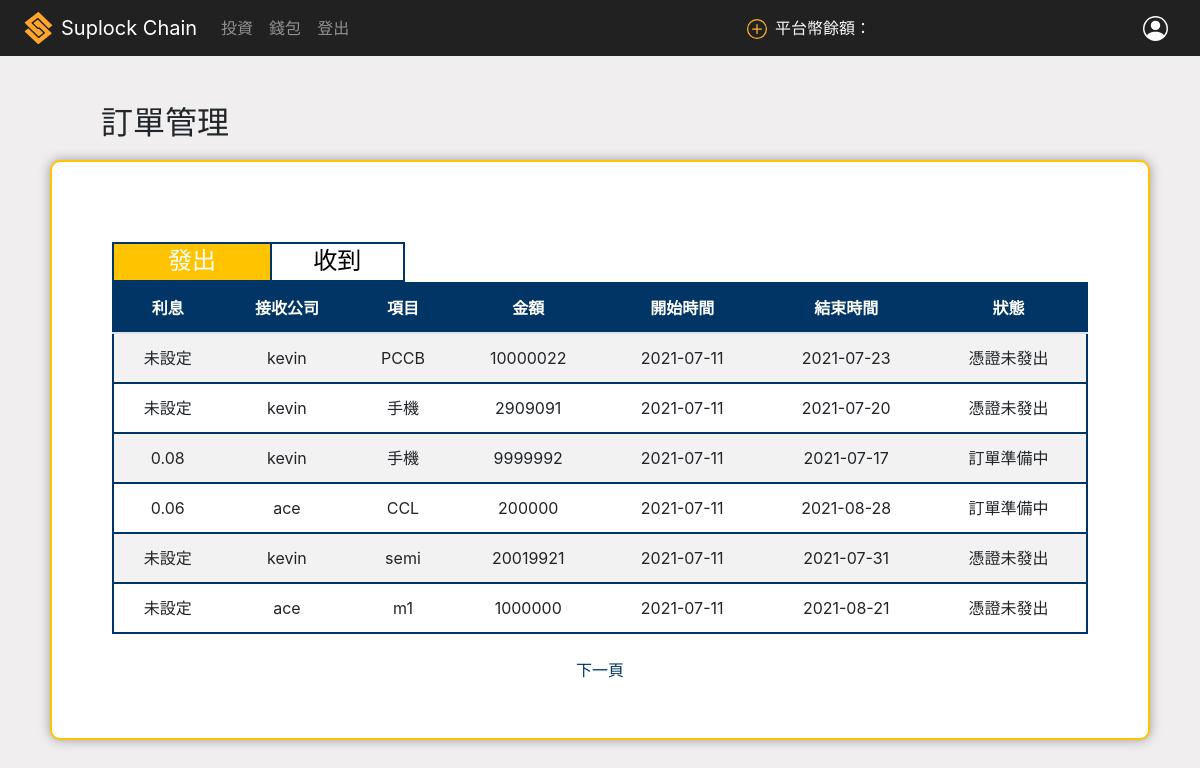
Page /company_orders/ (signed in) on the earlier database version.
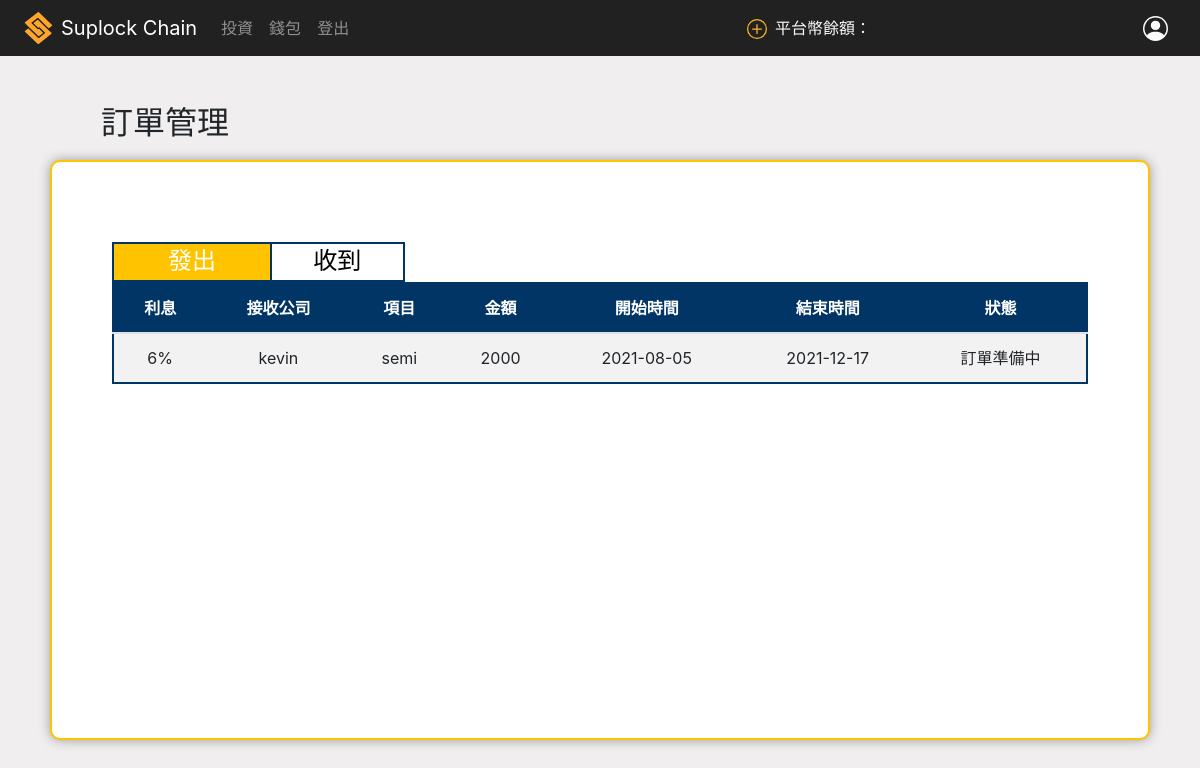
Same page on the later database version.
### core/models.py (models this page shows)
class Company_orders(models.Model):
    send_company = models.ForeignKey(Company,on_delete=models.CASCADE ,related_name='send_company') ## 一個發出Company 對多 orders
    receive_compamy = models.ForeignKey(Company,on_delete=models.CASCADE ,related_name='receive_comapny') ## 一個接收Company 對多 orders
    product  = models.CharField(max_length=40) ##訂單項目
    price = models.IntegerField(null=True, blank=True) ##訂單價格
    start_date = models.DateField(auto_now_add = True ,null=True) ## 發起時間
    end_date = models.DateField() ## 結束時間
    state = models.IntegerField(choices=STATE_CHOICES, default=1) ##狀態
    rate = models.IntegerField(choices=RATE_CHOICES, null=True,  blank=True) ##利息
    transactionHash = models.CharField(max_length=66, null=True, blank=True)
    quantity = models.IntegerField(null=True, blank = True) ##數量 onlyfor 驗證
    class_type = models.IntegerField(choices=CLASS_CHOICES_2000, null=True, blank=True) ##tokenB (應收, 訂單, 移轉, 貸款)

class Company(models.Model):
    user = models.OneToOneField(User, on_delete=models.CASCADE) ## user foriegn key
    uni_num = models.CharField(max_length=100) ##統一編號
    public_address = models.CharField(max_length=42) ##公鑰
    core = models.BooleanField() #是否為核心企業
    amount_a = models.DecimalField(max_digits=12, decimal_places=1, null=True) #核心企業token_A數量
    amount_865 = models.DecimalField(max_digits=12, decimal_places=0, null=True) #核心企業平台幣數量
    create_time = models.DateTimeField(auto_now_add= True) #進入時間
    contract_address = models.CharField(max_length=42,null=True,blank=True) ##合約地址
    company_type = models.CharField(max_length=42,null=True,blank=True) #行業別
    capital = models.DecimalField(max_digits=12, decimal_places=0, null=True) #資本額
    chairman = models.CharField(max_length=42,null=True,blank=True) #董事長
    company_location =  models.CharField(max_length=42,null=True,blank=True) #公司地址
    supervisor = models.CharField(max_length=42,null=True,blank=True) #登記機關
    establish_date = models.CharField(max_length=42,null=True,blank=True) #成立日期
    responsible_person = models.CharField(max_length=42,null=True,blank=True) #負責人
    image = models.ImageField(upload_to='static/image/', blank=True, null=True)  ##logo

### core/views.py (the view, shortened to what this page needs)
# urls.py: path('company_orders/',views.company_order.as_view(), name='company_orders'),
@method_decorator(login_required, name='dispatch')
class company_order(generic.ListView):
    model = Company_orders
    template_name = 'company_orders.html'
    context_object_name = 'orders'
    paginate_by = 6
    def get_queryset(self):
        user = self.request.user
        company = Company.objects.filter(user = user)[0]
        return  company.send_company.filter(Q(state = 1)|Q(state = 2)|Q(state = 3))
    def get_context_data(self, **kwargs):
        form = set_order_rate()
        company_addr_dict = {}
        rec_com_list = []
        context =  super(company_order,self).get_context_data(**kwargs)
        user = self.request.user
        company = Company.objects.filter(user = user)[0]
        all_company = company.send_company.all()
        for rec_com in all_company:
            rec_com_list.append(rec_com.receive_compamy)
        for c in rec_com_list:
            company_addr_dict[c.user.username] = c.public_address
        context['company_addr_dict'] = json.dumps(company_addr_dict)
        context['form'] = form
        return context

### core/forms.py
class set_order_rate(forms.Form):
    orders_id = forms.CharField()
    rec_company_name = forms.CharField()
    rec_com_address = forms.CharField()
    rate = forms.ChoiceField(choices = RATE_CHOICES ,widget = forms.Select ,required=True)

### core/templatetags/auth_extras.py (called while the page is built)
@register.filter(name='has_group')
def has_group(user, group_name):
    return user.groups.filter(name=group_name).exists()

### core/templates/company_orders.html (shortened to what this page needs)
<!DOCTYPE html>
<html lang="en">
<head>
    {% include 'nav_login.html' %}
    {% load static %}
    <link rel="stylesheet" href="{%static 'css/company_orders.css' %}">
</head>
<body>
<main class="main_content" id = 'fade_out'>
    <div class='content_title'>
        <h2>訂單管理</h2>
    </div>
    <div class="outer">
        <div class="table_above_tag">
            <div class='send_btn' id='clicked_1'>
                <h2 class="send_order" >發出</h2>
            </div>
            <a class='recieve_btn' id= 'clicked_2' href="{% url 'company_orders_rec' %}">
                <h2 class="send_order" >收到</h2>
            </a>
        </div>
        <div class="ordersTable" id="sendOrder">
            <table class="table table-striped">
                <thead>
                    <tr>
                        <th>利息</th>
                        <th>接收公司</th>
                        <th>項目</th>
                        <th>金額</th>
                        <th>開始時間</th>
                        <th>結束時間</th>
                        <th>狀態</th>
                    </tr>
                </thead>
                <tbody>
                    {% for order in orders %}
                    <tr name = 'make_id' onclick=" pop_set_rate()" >
                        {% if not order.state == 1  %}
                        <td name = 'percent'>{{ order.get_rate_display }}</td>
                        {% else %}
                        <td name = 'percent'>未設定</td>
                        {% endif %}
                        <td name= 'to_id' >{{order.receive_compamy.user}}</td>
                        <td >{{order.product}}</td>
                        <td>{{order.price}}</td>
                        <td>{{order.start_date|date:'Y-m-d'}}</td>
                        <td>{{order.end_date|date:'Y-m-d'}}</td>
                        <td name = 'state' >{{ order.get_state_display }}</td>
                    </tr>
                    {% endfor %}
                </tbody>
            </table>
            {% if is_paginated %}
            <div class='paginator'>
                {% if page_obj.has_next %}
                <a  href="?page={{ page_obj.next_page_number }}">下一頁</a>
                {% endif %}
            </div>
            {% endif %}
        </div>
    </div>
</main>
</body>
</html>

Differences in the rows shown:
removed Company_orders: shows "未設定", receive_compamy.user "kevin", product "PCCB", price "10000022", start_date "2021-07-11", end_date "2021-07-23", state "憑證未發出"
removed Company_orders: shows "未設定", receive_compamy.user "kevin", product "手機", price "2909091", start_date "2021-07-11", end_date "2021-07-20", state "憑證未發出"
removed Company_orders: rate "0.08", receive_compamy.user "kevin", product "手機", price "9999992", start_date "2021-07-11", end_date "2021-07-17", state "訂單準備中"
removed Company_orders: rate "0.06", receive_compamy.user "ace", product "CCL", price "200000", start_date "2021-07-11", end_date "2021-08-28", state "訂單準備中"
removed Company_orders: shows "未設定", receive_compamy.user "kevin", product "semi", price "20019921", start_date "2021-07-11", end_date "2021-07-31", state "憑證未發出"
removed Company_orders: shows "未設定", receive_compamy.user "ace", product "m1", price "1000000", start_date "2021-07-11", end_date "2021-08-21", state "憑證未發出"
added Company_orders: rate "6%", receive_compamy.user "kevin", product "semi", price "2000", start_date "2021-08-05", end_date "2021-12-17", state "訂單準備中"
Other differences:
text no longer shown: "下一頁"
